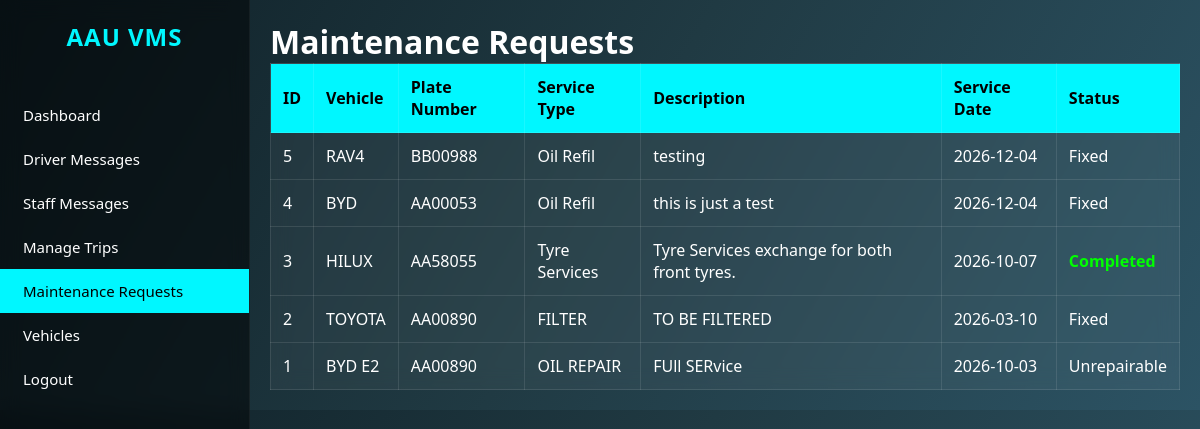
Screenshot of /dashboard/Manager/manager_view_maintenance.php (signed in) with the database file from the repository.
### tables this page shows
CREATE TABLE `maintenance` (
  `id` int(11) NOT NULL,
  `vehicle_id` int(11) DEFAULT NULL,
  `service_type` varchar(100) NOT NULL,
  `description` text DEFAULT NULL,
  `service_date` date NOT NULL,
  `maintenance_date` date DEFAULT NULL,
  `status` varchar(50) NOT NULL DEFAULT 'Pending'
);

CREATE TABLE `vehicles` (
  `id` int(11) NOT NULL,
  `vehicle_name` varchar(100) DEFAULT NULL,
  `plate_number` varchar(50) DEFAULT NULL,
  `driver` varchar(100) DEFAULT NULL,
  `status` varchar(50) DEFAULT NULL,
  `service` text DEFAULT '',
  `service_date` date DEFAULT NULL,
  `location` varchar(255) DEFAULT '',
  `lat` double DEFAULT 9.03,
  `lng` double DEFAULT 38.74
);

### dashboard/Manager/manager_view_maintenance.php (the view, shortened to what this page needs)
<?php
require_once __DIR__ . '/../../config/db.php';
$maintenance = mysqli_query($conn,"
    SELECT
        m.*,
        v.vehicle_name,
        v.plate_number
    FROM maintenance m
    LEFT JOIN vehicles v ON m.vehicle_id = v.id
    ORDER BY m.id DESC
");
?>
<!DOCTYPE html>
<html>
<head>
<link rel="stylesheet" href="../assets/css/dashboard.css">
</head>
<body>
<div class="sidebar">
    <h2>AAU VMS</h2>
    <a href="manager_dashboard.php">Dashboard</a>
    <a href="manager_view_comments.php">Driver Messages</a>
    <a href="manager_view_staff_comments.php">Staff Messages</a>
    <a href="trips.php">Manage Trips</a>
    <a href="manager_view_maintenance.php" class="active">
        Maintenance Requests
    </a>
    <a href="manager_vehicles.php">Vehicles</a>
    <a href="../auth/logout.php">Logout</a>
</div>
<div class="main">
    <h1>Maintenance Requests</h1>
    <table>
        <tr>
            <th>ID</th>
            <th>Vehicle</th>
            <th>Plate Number</th>
            <th>Service Type</th>
            <th>Description</th>
            <th>Service Date</th>
            <th>Status</th>
        </tr>
        <?php while($m = mysqli_fetch_assoc($maintenance)){ ?>
        <tr>
            <td><?php echo $m['id']; ?></td>
            <td><?php echo htmlspecialchars($m['vehicle_name']); ?></td>
            <td><?php echo htmlspecialchars($m['plate_number']); ?></td>
            <td><?php echo htmlspecialchars($m['service_type']); ?></td>
            <td><?php echo htmlspecialchars($m['description']); ?></td>
            <td><?php echo $m['service_date']; ?></td>
            <td>
                <?php if($m['status']=="Pending"){ ?>
                    <span class="pending">Pending</span>
                <?php } elseif($m['status']=="In Progress"){ ?>
                    <span class="progress">In Progress</span>
                <?php } elseif($m['status']=="Completed"){ ?>
                    <span class="completed">Completed</span>
                <?php } else { ?>
                    <?php echo $m['status']; ?>
                <?php } ?>
            </td>
        </tr>
        <?php } ?>
    </table>
</div>
</body>
</html>

### assets/css/dashboard.css (style rules this page uses)
* { margin:0; padding:0; box-sizing:border-box; font-family:'Segoe UI',sans-serif; }
body { background:#32065a; color:rgb(3, 1, 1); display:flex; }
.sidebar { width:240px; height:100vh; background:#020617; padding-top:30px; position:fixed; left:0; top:0; border-right:1px solid rgba(255,255,255,.05); }
.sidebar h2 { text-align:center; color:#38bdf8; margin-bottom:40px; letter-spacing:1px; }
.sidebar a { display:block; padding:15px 25px; color:white; text-decoration:none; transition:.3s; font-size:15px; border-left:3px solid transparent; }
.main { margin-left:240px; width:100%; padding:40px; }

### dashboard/Manager/manager_view_maintenance.php (style rules this page uses)
body { background:linear-gradient(120deg,#0f2027,#203a43,#2c5364); color:white; font-family:'Segoe UI'; }
.main { margin-left:250px; padding:20px; }
table { width:100%; border-collapse:collapse; background:rgba(255,255,255,0.05); backdrop-filter:blur(10px); }
th,td { padding:12px; border:1px solid rgba(255,255,255,0.1); text-align:left; }
th { background:#00f7ff; color:black; }
.completed { color:lime; font-weight:bold; }
.sidebar { position:fixed; left:0; top:0; width:250px; height:100%; background:rgba(0,0,0,0.5); backdrop-filter:blur(10px); padding-top:20px; }
.sidebar h2 { color:#00f7ff; text-align:center; }
.sidebar a { display:block; padding:12px 20px; color:white; text-decoration:none; }
.sidebar a:hover, .sidebar a.active { background:#00f7ff; color:black; }

### rows the page displays
maintenance: id "5", vehicle.vehicle_name "RAV4", vehicle.plate_number "BB00988", service_type "Oil Refil", description "testing", service_date "2026-12-04", status "Fixed"
maintenance: id "4", vehicle.vehicle_name "BYD", vehicle.plate_number "AA00053", service_type "Oil Refil", description "this is just a test", service_date "2026-12-04", status "Fixed"
maintenance: id "3", vehicle.vehicle_name "HILUX", vehicle.plate_number "AA58055", service_type "Tyre Services", description "Tyre Services exchange for both front tyres.", service_date "2026-10-07", status "Completed"
maintenance: id "2", vehicle.vehicle_name "TOYOTA", vehicle.plate_number "AA00890", service_type "FILTER", description "TO BE FILTERED", service_date "2026-03-10", status "Fixed"
maintenance: id "1", vehicle.vehicle_name "BYD E2", vehicle.plate_number "AA00890", service_type "OIL REPAIR", description "FUll SERvice", service_date "2026-10-03", status "Unrepairable"
